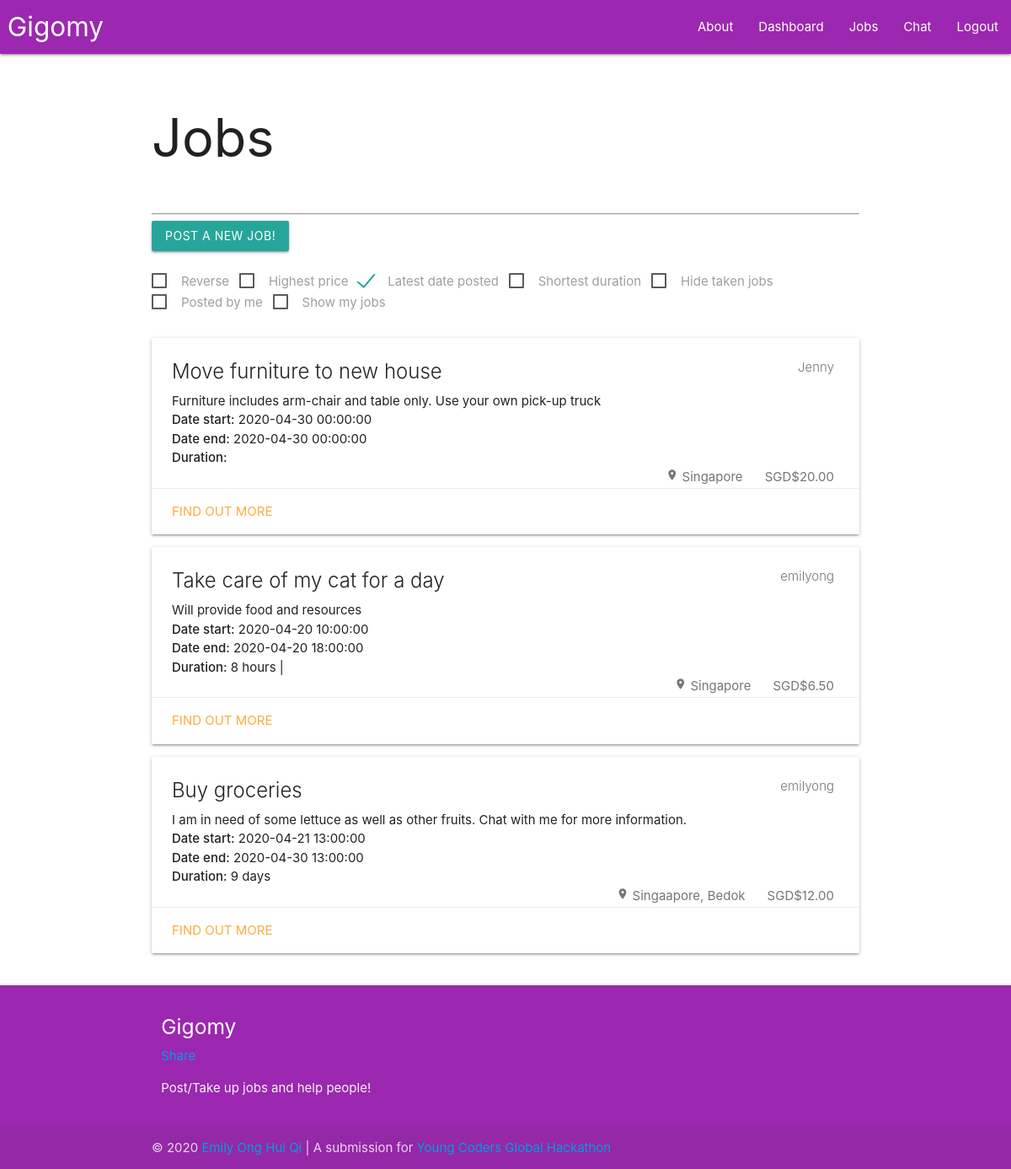
The app's page / (signed in), older data.
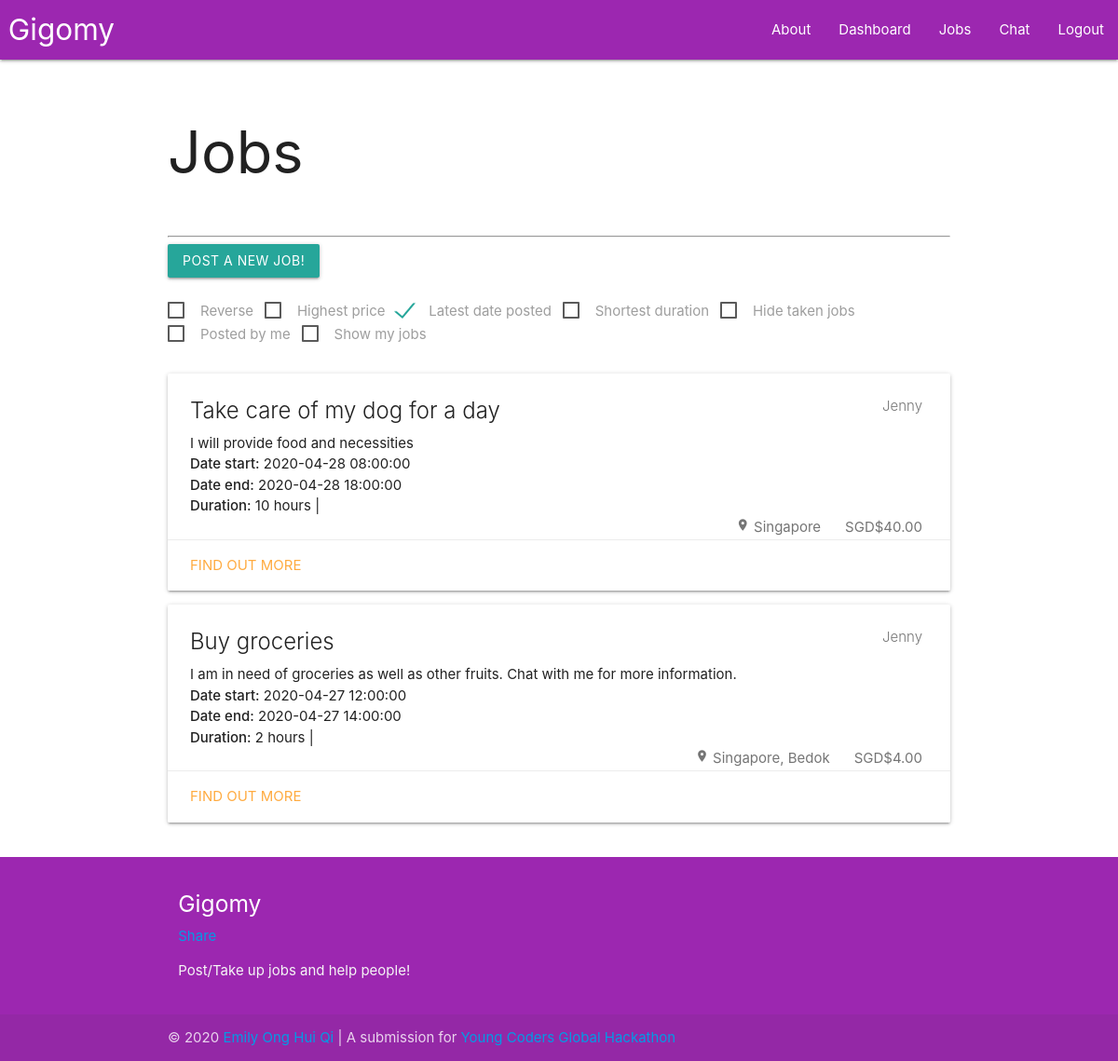
The same page, newer data.
### main.py (models this page shows)
class Job(db.Model):
    jobID = db.Column(db.Integer, unique = True, autoincrement = True, nullable = False, index = True, primary_key = True)
    jobTitle = db.Column(db.String, index = True, nullable = False)
    jobDescription = db.Column(db.String, nullable = False)
    jobLocation = db.Column(db.String, nullable = True)
    jobPrice = db.Column(db.Float, index = True, nullable = False)
    jobDatePosted = db.Column(db.DateTime, index = True, nullable = False)
    jobDateStart = db.Column(db.DateTime, index = True, nullable = True)
    jobDateEnd = db.Column(db.DateTime, index = True, nullable = True)
    jobSender = db.Column(db.String, db.ForeignKey("user.username"), nullable = False)
    jobReceiver = db.Column(db.String, db.ForeignKey("user.username"), nullable = True)

### main.py (the view)
@app.route("/")
def index():
    if current_user.is_authenticated:
        jobs_ = Job.query.all()
        currentUser = getUser(current_user)
        jobs = []
        for job in jobs_:
            job_ = processJob(job)
            if job_["jobReceiver"]:
                jobs.append(job_)
            else:
                jobs.insert(0, job_)
        jobStatus = getJobStatus(session)
        return render_template("gigomy.html", jobs=jobs, currentUser=currentUser,
                                currentUser_=json.dumps(currentUser), jobStatus_=json.dumps(jobStatus))
    return render_template("index.html")

### main.py (called while the page is built)
def getUser (user):
    currentUser = {"username": user.username,
                    "email": user.email,
                    "avatar": user.avatar}
    return currentUser

def getJobStatus (data):
    jobStatus = {}
    if data:
        if "abandonedJob" in data:
            data.pop("abandonedJob")
            jobStatus["abandonedJob"] = 1
        if "editedJob" in data:
            data.pop("editedJob")
            jobStatus["editedJob"] = 1
        if "takenUpJob" in data:
            data.pop("takenUpJob")
            jobStatus["takenUpJob"] = 1
        if "deletedJob" in data:
            data.pop("deletedJob")
            jobStatus["deletedJob"] = 1
    return jobStatus

@login.user_loader
def load_user(username):
    return User.query.get(username)

### templates/gigomy.html (shortened to what this page needs)
{% extends "base.html" %}
{% block content %}
  {% include "jobs.html" %}
{% endblock content %}

### templates/jobs.html (shortened to what this page needs)
<h1>Jobs</h1>
<br/><hr/>
<a class="waves-effect waves-light btn modal-trigger" href="#postJobs">Post a new job!</a>
  {% import "forms/setJob.html" as setJobForm %}
<br/><br/>
{% if jobs %}
  <label>
    <span>Reverse</span>
  </label>
  <label>
    <span>Highest price</span>
  </label>
  <label>
    <span>Latest date posted</span>
  </label>
  <label>
    <span>Shortest duration</span>
  </label>
  <label>
    <span>Hide taken jobs</span>
  </label>
  <label>
    <span>Posted by me</span>
  </label>
  <label>
    <span>Show my jobs</span>
  </label>
{% endif %}
<br/><br/>
<div id="allJobs">
  {% if jobs %}
    {% for job in jobs %}
      {% set jobID = job["jobID"] %}
      <div id={{jobID}} class="card darken-1"
      data-item-duration='{{job["jobDuration"]}}'
      data-item-price='{{job["jobPrice"]}}'
      data-item-datePosted='{{job["jobDatePosted"]}}'
      data-item-receiver='{{job["jobReceiver"]}}'
      data-item-hidden="false"
      data-item-sender='{{job["jobSender"]}}'>
        <div class="card-content">
          <span class="card-title">
            <span class="badge">{{job["jobSender"]}}</span>
            {{job["jobTitle"]}}
          </span>
          <p>{{job["jobDescription"]}}</p>
          <p><strong>Date start:</strong> {{job["jobDateStart"]}}</p>
          <p><strong>Date end:</strong> {{job["jobDateEnd"]}}</p>
          <p><strong>Duration:</strong> {{job["jobDuration"]}}</p>
          <span class="badge">SGD{{job["jobPrice"]}}</span>
          <span class="badge">
            <i class="material-icons tiny">location_on</i>
            {{job["jobLocation"]}}
          </span>
        </div>
        <div class="card-action">
          <a href="{{url_for('see', id=jobID)}}">Find out more</a>
        </div>
      </div>
    {% endfor %}
  {% else %}
    <h3>There are no jobs available!</h3>
  {% endif %}
</div>

Row changes from the older to the newer data that the page shows:
removed Job: jobSender "Jenny", jobTitle "Move furniture to new house", jobDescription "Furniture includes arm-chair and table only. Use your own pick-up truck", jobDateStart "2020-04-30 00:00:00", jobDateEnd "2020-04-30 00:00:00", jobPrice "$20.00", jobLocation "Singapore"
removed Job: jobSender "emilyong", jobTitle "Take care of my cat for a day", jobDescription "Will provide food and resources", jobDateStart "2020-04-20 10:00:00", jobDateEnd "2020-04-20 18:00:00", jobDuration "8 hours |", jobPrice "$6.50", jobLocation "Singapore"
removed Job: jobSender "emilyong", jobTitle "Buy groceries", jobDescription "I am in need of some lettuce as well as other fruits. Chat with me for more information.", jobDateStart "2020-04-21 13:00:00", jobDateEnd "2020-04-30 13:00:00", jobDuration "9 days", jobPrice "$12.00", jobLocation "Singaapore, Bedok"
added Job: jobSender "Jenny", jobTitle "Buy groceries", jobDescription "I am in need of groceries as well as other fruits. Chat with me for more information.", jobDateStart "2020-04-27 12:00:00", jobDateEnd "2020-04-27 14:00:00", jobDuration "2 hours |", jobPrice "$4.00", jobLocation "Singapore, Bedok"
added Job: jobSender "Jenny", jobTitle "Take care of my dog for a day", jobDescription "I will provide food and necessities", jobDateStart "2020-04-28 08:00:00", jobDateEnd "2020-04-28 18:00:00", jobDuration "10 hours |", jobPrice "$40.00", jobLocation "Singapore"
